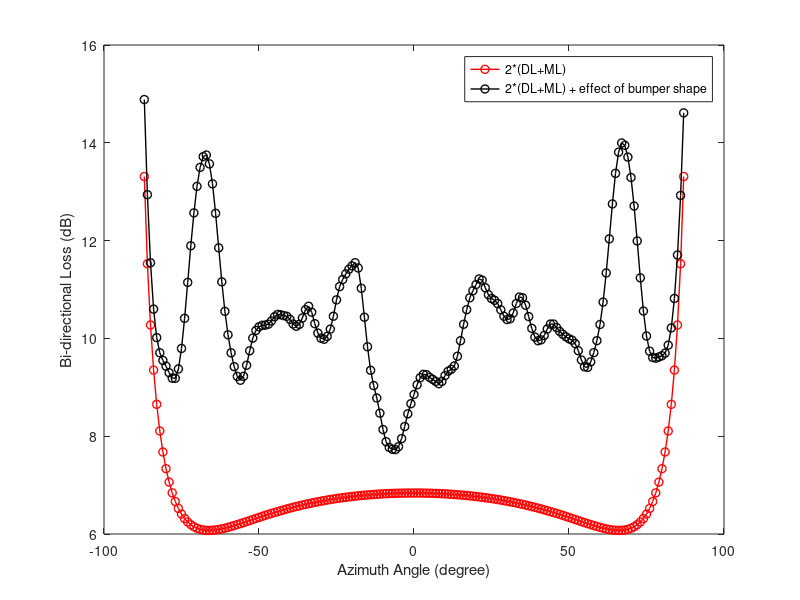

MATLAB code to generate this figure:
%% Constants
epsilon = [2.69 5 6 7 8 9]
tandelta = [0.012 0.01 0.02 0.03 0.04 0.05]
h = [3 0.1 0.1 0.1 0.1 0.1]

%% Calculation of DL(dB)
dl_temp = sum(sqrt(epsilon).*tandelta)

DL = 8.686*pi*77*10^9/(3*10^8*10^3)*sum(sqrt(epsilon).*tandelta)


%% Calculation of tandelta and epsilon
epsilon_eff = sum(epsilon.*h) / sum(h)
tandelta_eff = (1 / epsilon_eff) * sum((epsilon .* tandelta) .* h) / sum(h)

%% Calculation of ML
theta = linspace(-pi*87/180, pi*87/180, 175);

epsilon_air = 1;
tandelta_air = 0;

y_num = sqrt(epsilon_air) * (1 - 1j * tandelta_air/2) * sin(theta).^ 2;
y_den = sqrt(epsilon_eff) * (1 - 1j * tandelta_eff/2);
y = sqrt(1 - (y_num/y_den));

taup_num = sqrt(epsilon_air) * (1 - 1j * tandelta_air/2) * y - sqrt(epsilon_eff) * (1 - 1j * tandelta_eff/2) * cos(theta);
taup_den = sqrt(epsilon_air) * (1 - 1j * tandelta_air/2) * y + sqrt(epsilon_eff) * (1 - 1j * tandelta_eff/2) * cos(theta);
taup = taup_num ./ taup_den;
abs(taup)

ML = -10*log10(1 - abs(taup).^2)

%%Calculation of Effect of Bumper Shape (Got from excel sheet)
BumperShapeLoss = [1.574037047	1.414117997	1.272725606	1.246443642	1.365154295	1.599465825	1.872492254	2.096924354	2.237886964	2.345053455	2.519988382	2.853848623	3.386197979	4.093769444	4.899962043	5.703875179	6.418336234	6.991618783	7.401676824	7.635936047	7.674637262	7.49645466	7.085110346	6.474606115	5.759316142	5.051352328	4.433557636	3.937151194	3.551287181	3.249429082	3.030154513	2.931257574	2.990563961	3.195987045	3.471382155	3.709256339	3.844867936	3.898026346	3.907946535	3.890751239	3.889248308	3.936455445	4.002756181	4.032167897	4.006732815	3.971216601	3.939499301	3.859608962	3.749140522	3.686374369	3.709517821	3.826400806	3.980346259	4.036770761	3.901225501	3.653393389	3.449296184	3.333609975	3.298853312	3.346500465	3.485534147	3.737863618	4.063686365	4.325254229	4.462156287	4.56825679	4.655543217	4.715599847	4.773812988	4.659739059	4.237793792	3.639683474	3.031162615	2.543512618	2.226028933	1.968100759	1.654409735	1.315480488	1.063513433	0.944209716	0.9043562223	0.8951946601	0.9520184417	1.115867195	1.36142161	1.620406326	1.827033	2.015379258	2.212683374	2.359933135	2.427533135	2.423497344	2.370034112	2.330611684	2.289689585	2.246777045	2.296672142	2.418857416	2.511449685	2.554537479	2.627366505	2.830610732	3.15448548	3.496018857	3.80131117	4.049076157	4.201946412	4.333123623	4.457296629	4.439557019	4.293980557	4.159728058	4.091049552	4.063184307	4.006424468	3.890791843	3.770805994	3.714032681	3.741880696	3.873513554	4.078619118	4.225705621	4.224903475	4.087042233	3.868974816	3.643613491	3.481018325	3.423147911	3.458194774	3.564935944	3.716466082	3.835178718	3.854765756	3.800912636	3.742977385	3.704741912	3.672419319	3.653300922	3.645834197	3.598378697	3.47204981	3.303806659	3.186497005	3.194588486	3.327434983	3.536161001	3.799719319	4.148188878	4.622707216	5.233477517	5.943007918	6.667346064	7.298596927	7.735671138	7.921408086	7.86672423	7.61178334	7.173368676	6.558630232	5.803157565	4.992697355	4.242785508	3.641017705	3.216510278	2.944551664	2.753821071	2.558592291	2.30996515	2.022615175	1.755342261	1.562929517	1.464469289	1.431166719	1.397399187	1.301328704
    ]
%{
Plotting Dielectric Loss 
x = [-87 : 1 : 87]
y = 2*DL 
plot(x, y, 'blue -o', 'LineWidth', 1); 
ylabel('Dielectric Loss (dB)');
xlabel('Azimuth Angle (degree)');
%}

%{
Plotting Mismatch Loss
x = [-87 : 1 : 87]
y = 2*ML 
plot(x, y, 'green -o', 'LineWidth', 1); 
ylabel('Mismatch Loss (dB)');
xlabel('Azimuth Angle (degree)');
%}

%{
Plotting Bumper Shape Loss
x = [-87 : 1 : 87]
y = BumperShapeLoss
plot(x, y, 'magenta -o', 'LineWidth', 1); 
ylabel('Bumper Shape Loss (dB)');
xlabel('Azimuth Angle (degree)');
%}


x = [-87 : 1 : 87]
y = 2*(DL+ML) 
plot(x, y, 'red -o', 'LineWidth', 1); 
ylabel('Bi-directional Loss (dB)');
xlabel('Azimuth Angle (degree)');
hold on
z = 2*(DL+ML) + BumperShapeLoss
plot(x, z, 'black -o', 'LineWidth', 1);
legend('2*(DL+ML)','2*(DL+ML) + effect of bumper shape');